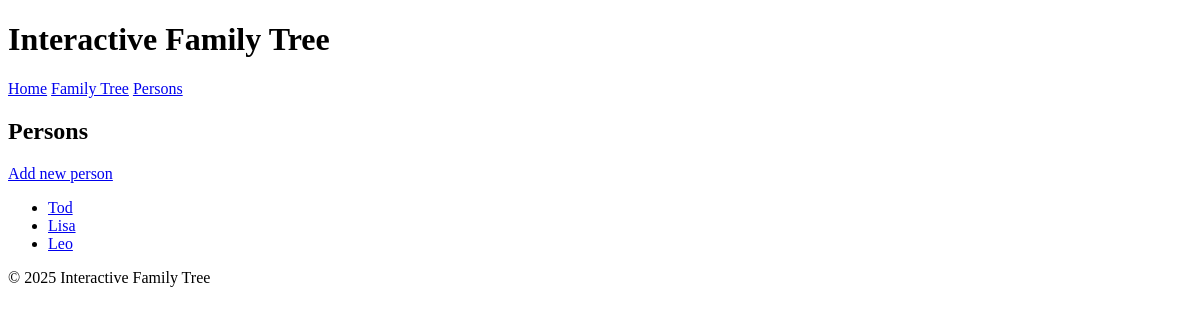
The app's page /persons, older data.
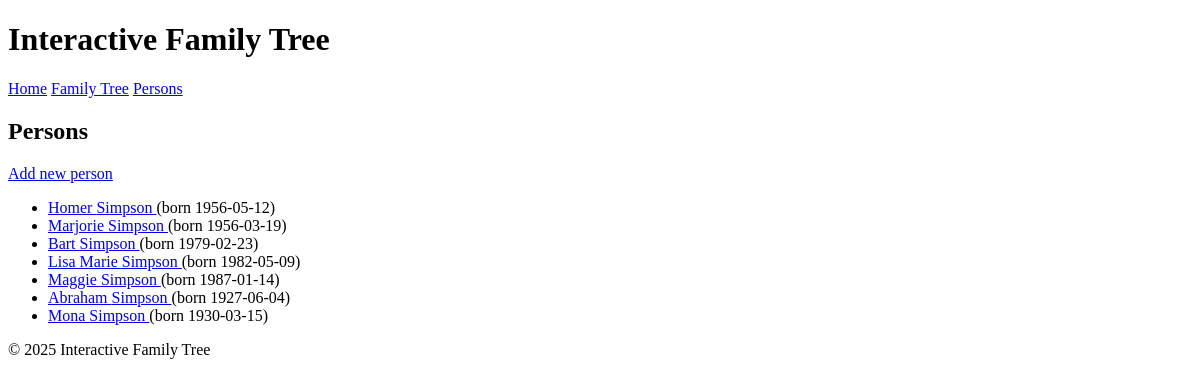
The same page, newer data.
### tables this page shows
CREATE TABLE persons (
    id INTEGER PRIMARY KEY AUTOINCREMENT,
    first_name TEXT NOT NULL,
    last_name TEXT,
    birth_date TEXT,
    death_date TEXT,
    gender TEXT,
    notes TEXT,
    created_at TEXT DEFAULT CURRENT_TIMESTAMP
);

### app.py (the view)
@app.route("/persons")
def persons():
    people = get_all_persons()
    return render_template("persons.html", people=people)

### db.py (called while the page is built)
def get_db():
    conn = sqlite3.connect(DB_PATH)
    conn.row_factory = sqlite3.Row
    return conn

def get_all_persons():
    conn = get_db()
    cur = conn.cursor()
    cur.execute("SELECT * FROM persons ORDER BY id")
    rows = cur.fetchall()
    conn.close()
    return rows

### templates/persons.html (shortened to what this page needs)
{% extends "base.html" %}
{% block content %}
<h2>Persons</h2>
<p>
    <a href="{{ url_for('add_person_route') }}">Add new person</a>
</p>
{% if people and people|length > 0 %}
    <ul>
        {% for p in people %}
            <li>
                <a href="{{ url_for('person_detail', person_id=p['id']) }}">
                    {{ p["first_name"] }} {{ p["last_name"] or "" }}
                </a>
                {% if p["birth_date"] %}
                    (born {{ p["birth_date"] }})
                {% endif %}
            </li>
        {% endfor %}
    </ul>
{% else %}
    <p>No persons yet. Database is empty.</p>
{% endif %}
{% endblock %}

### templates/base.html (shortened to what this page needs)
<!DOCTYPE html>
<html lang="en">
<head>
    <link rel="stylesheet" href="{{ url_for('static', filename='css/style.css') }}">
</head>
<body>
    <header class="main-header">
        <div class="container">
            <h1>Interactive Family Tree</h1>
            <nav>
                <a href="{{ url_for('index') }}">Home</a>
                <a href="{{ url_for('tree') }}">Family Tree</a>
                <a href="{{ url_for('persons') }}">Persons</a>
            </nav>
        </div>
    </header>
    <main class = "main-content container">
        <div class="conteiner">
            {% block content %}{% endblock %}
        </div>
    </main>
    <footer class="main-footer">
        <div class="container">
            <p>© 2025 Interactive Family Tree</p>
        </div>
    </footer>
</body>
</html>

Row changes from the older to the newer data that the page shows:
removed persons: first_name "Tod"
removed persons: first_name "Lisa"
removed persons: first_name "Leo"
added persons: first_name "Homer", last_name "Simpson", birth_date "1956-05-12"
added persons: first_name "Marjorie", last_name "Simpson", birth_date "1956-03-19"
added persons: first_name "Bart", last_name "Simpson", birth_date "1979-02-23"
added persons: first_name "Lisa Marie", last_name "Simpson", birth_date "1982-05-09"
added persons: first_name "Maggie", last_name "Simpson", birth_date "1987-01-14"
added persons: first_name "Abraham", last_name "Simpson", birth_date "1927-06-04"
added persons: first_name "Mona", last_name "Simpson", birth_date "1930-03-15"
